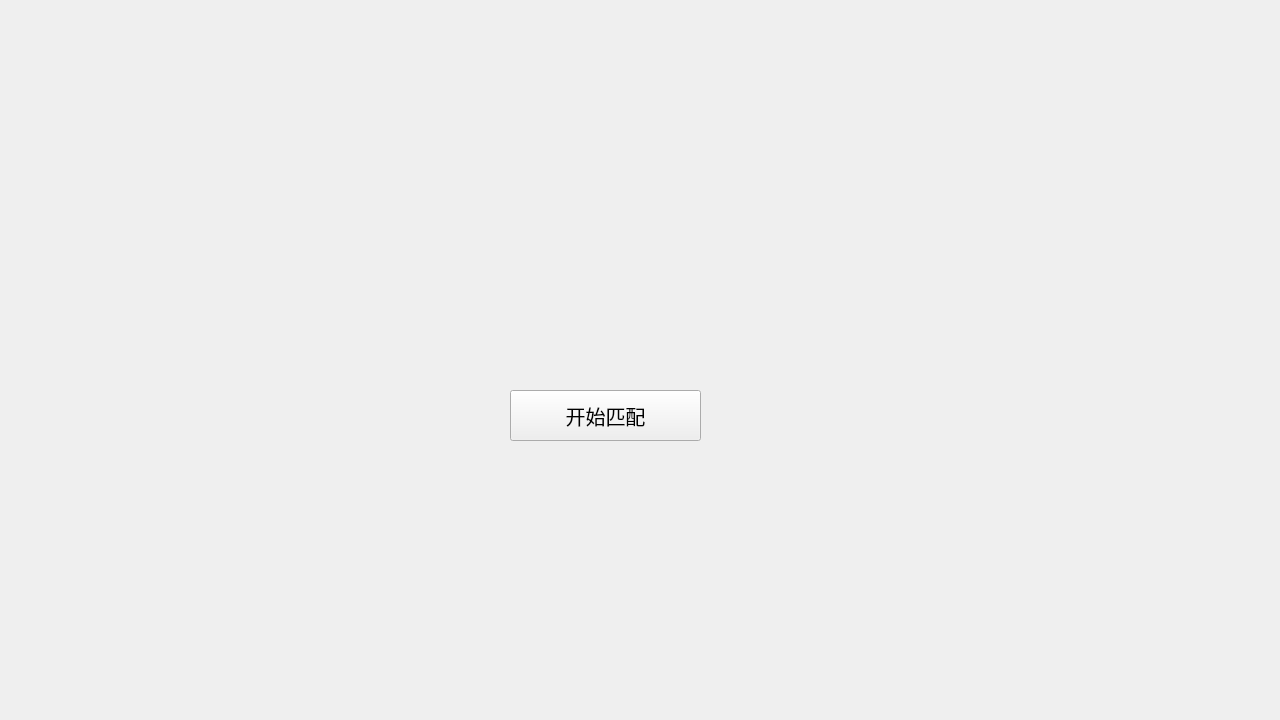
<?xml version="1.0" encoding="UTF-8"?>
<ui version="4.0">
 <class>GameHallWidget</class>
 <widget class="QWidget" name="GameHallWidget">
  <property name="geometry">
   <rect>
    <x>0</x>
    <y>0</y>
    <width>1280</width>
    <height>720</height>
   </rect>
  </property>
  <property name="windowTitle">
   <string>Form</string>
  </property>
  <widget class="QPushButton" name="pushButton">
   <property name="geometry">
    <rect>
     <x>510</x>
     <y>390</y>
     <width>191</width>
     <height>51</height>
    </rect>
   </property>
   <property name="font">
    <font>
     <pointsize>15</pointsize>
    </font>
   </property>
   <property name="text">
    <string>开始匹配</string>
   </property>
  </widget>
 </widget>
 <resources/>
 <connections/>
</ui>
